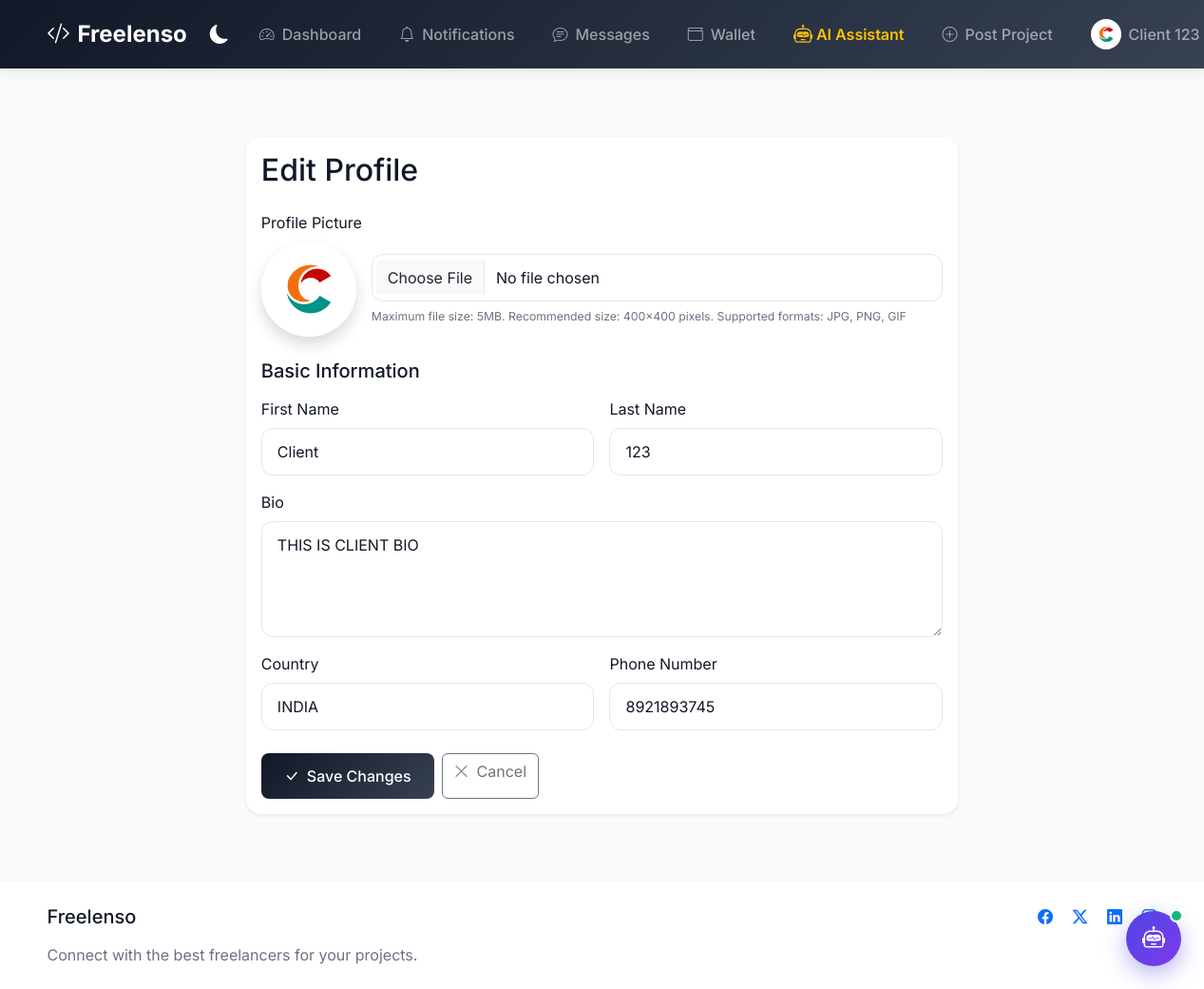
The app's page /profile/edit/ (signed in) with its own data.
### core/models.py (models this page shows, shortened)
class UserProfile(models.Model):
    user = models.OneToOneField(User, on_delete=models.CASCADE)
    is_freelancer = models.BooleanField(default=False)
    is_client = models.BooleanField(default=False)
    profile_picture = models.ImageField(upload_to='profile_pics', null=True, blank=True)
    bio = models.TextField(null=True, blank=True)
    skills = models.CharField(max_length=500, null=True, blank=True)
    hourly_rate = models.DecimalField(max_digits=10, decimal_places=2, null=True, blank=True)
    country = models.CharField(max_length=100, null=True, blank=True)
    phone_number = models.CharField(max_length=15, null=True, blank=True)
    website = models.URLField(max_length=200, null=True, blank=True)
    linkedin = models.URLField(max_length=200, null=True, blank=True)
    github = models.URLField(max_length=200, null=True, blank=True)
    languages = models.CharField(max_length=200, null=True, blank=True)
    education = models.TextField(null=True, blank=True)
    experience = models.TextField(null=True, blank=True)
    availability = models.CharField(max_length=100, null=True, blank=True)
    created_at = models.DateTimeField(auto_now_add=True)
    updated_at = models.DateTimeField(auto_now=True)
    wallet_balance = models.DecimalField(max_digits=10, decimal_places=2, default=0.00)

### core/views.py (the view, shortened to what this page needs)
# urls.py: path('profile/edit/', views.edit_profile, name='edit_profile'),
@login_required
def edit_profile(request):
    if request.user.is_superuser:
        return redirect('admin_dashboard')
    profile = get_user_profile(request.user)
    return render(request, 'profile/edit_profile.html', {
        'profile': profile,
        'user': request.user,
        'MEDIA_URL': settings.MEDIA_URL
    })

### core/views.py (called while the page is built)
def get_user_profile(user):
    if user.is_superuser:
        profile, created = UserProfile.objects.get_or_create(
            user=user,
            defaults={'is_client': False, 'is_freelancer': False}
        )
        return profile
    profile, created = UserProfile.objects.get_or_create(user=user)
    return profile

def get_unread_notifications_count(user_profile):
    return Notification.objects.filter(recipient=user_profile, is_read=False).count()

def add_notifications_to_context(request):
    if request.user.is_authenticated:
        try:
            if request.user.is_superuser:
                return {'unread_notifications_count': 0, 'notifications': []}
            user_profile = get_user_profile(request.user)
            unread_count = get_unread_notifications_count(user_profile)
            notifications = Notification.objects.filter(
                recipient=user_profile
            ).order_by('-created_at')[:5]
            return {
                'unread_notifications_count': unread_count,
                'notifications': notifications
            }
        except Exception as e:
            print(f"Error in notifications context processor: {str(e)}")
            return {'unread_notifications_count': 0, 'notifications': []}
    return {'unread_notifications_count': 0, 'notifications': []}

### templates/profile/edit_profile.html (shortened to what this page needs)
{% extends 'base.html' %}
{% block content %}
<div class="container py-5">
    <div class="row justify-content-center">
        <div class="col-lg-8">
            <div class="card border-0 shadow-sm">
                <div class="card-body">
                    <h2 class="card-title mb-4">Edit Profile</h2>
                    <form method="post" enctype="multipart/form-data" id="profile-form">
                        <div class="mb-4">
                            <label class="form-label">Profile Picture</label>
                            <div class="d-flex align-items-center gap-3">
                                <div class="position-relative" style="width: 100px; height: 100px;">
                                    {% if profile.profile_picture %}
                                        <img src="{{ profile.profile_picture.url }}?v={{ profile.updated_at|date:'U' }}"
                                             alt="Current Profile Picture"
                                             class="rounded-circle shadow"
                                             style="width: 100px; height: 100px; object-fit: cover;">
                                    {% else %}
                                        <div class="rounded-circle bg-primary bg-opacity-10 d-flex align-items-center justify-content-center"
                                             style="width: 100px; height: 100px;">
                                            <i class="bi bi-person text-primary" style="font-size: 2.5rem;"></i>
                                        </div>
                                    {% endif %}
                                </div>
                                <div class="flex-grow-1">
                                    <input type="file"
                                           name="profile_picture"
                                           class="form-control"
                                           accept="image/*"
                                           id="profile-picture-input">
                                    <div class="form-text mt-1">
                                        <small class="text-muted">
                                            Maximum file size: 5MB. Recommended size: 400x400 pixels.
                                            Supported formats: JPG, PNG, GIF
                                        </small>
                                    </div>
                                </div>
                            </div>
                        </div>
                        <div class="mb-4">
                            <h5 class="mb-3">Basic Information</h5>
                            <div class="row g-3">
                                <div class="col-md-6">
                                    <label class="form-label">First Name</label>
                                    <input type="text" name="first_name" value="{{ user.first_name }}" class="form-control" placeholder="Enter your first name">
                                </div>
                                <div class="col-md-6">
                                    <label class="form-label">Last Name</label>
                                    <input type="text" name="last_name" value="{{ user.last_name }}" class="form-control" placeholder="Enter your last name">
                                </div>
                                <div class="col-12">
                                    <label class="form-label">Bio</label>
                                    <textarea name="bio" class="form-control" rows="4" placeholder="Tell us about yourself">{{ profile.bio }}</textarea>
                                </div>
                                <div class="col-md-6">
                                    <label class="form-label">Country</label>
                                    <input type="text" name="country" value="{{ profile.country }}" class="form-control" placeholder="Your country">
                                </div>
                                <div class="col-md-6">
                                    <label class="form-label">Phone Number</label>
                                    <input type="tel" name="phone_number" value="{{ profile.phone_number }}" class="form-control" placeholder="Your phone number">
                                </div>
                            </div>
                        </div>
                        <div class="d-flex gap-2">
                            <button type="submit" class="btn btn-primary">
                                <i class="bi bi-check-lg me-2"></i>Save Changes
                            </button>
                            <a href="{% url 'view_profile' %}" class="btn btn-outline-secondary">
                                <i class="bi bi-x-lg me-2"></i>Cancel
                            </a>
                        </div>
                    </form>
                </div>
            </div>
        </div>
    </div>
</div>
{% endblock %}

### templates/base.html (shortened to what this page needs)
<!DOCTYPE html>
<html lang="en" data-bs-theme="light">
<head>
    <link href="https://cdn.jsdelivr.net/npm/bootstrap@5.3.0/dist/css/bootstrap.min.css" rel="stylesheet">
    <link rel="stylesheet" href="https://cdn.jsdelivr.net/npm/bootstrap-icons@1.11.3/font/bootstrap-icons.min.css">
</head>
<body>
    <nav class="navbar navbar-expand-lg navbar-dark sticky-top">
        <div class="container">
            <a class="navbar-brand d-flex align-items-center" href="{% url 'index' %}">
                <i class="bi bi-code-slash me-2"></i>
                Freelenso
            </a>
            <div class="collapse navbar-collapse" id="navbarNav">
                <ul class="navbar-nav ms-auto align-items-center">
                    <li class="nav-item me-2">
                        <button class="theme-toggle" id="themeToggle" aria-label="Toggle dark mode">
                            <i class="bi bi-moon-fill"></i>
                        </button>
                    </li>
                    {% if user.is_authenticated %}
                        <li class="nav-item me-2">
                            <a class="nav-link d-flex align-items-center" href="{% url 'dashboard' %}">
                                <i class="bi bi-speedometer2 me-2"></i>
                                <span>Dashboard</span>
                            </a>
                        </li>
                        <li class="nav-item me-2 dropdown">
                            <a class="nav-link d-flex align-items-center position-relative" href="#" id="notificationDropdown" role="button" data-bs-toggle="dropdown" aria-expanded="false">
                                <i class="bi bi-bell me-2"></i>
                                <span>Notifications</span>
                            </a>
                        </li>
                        <li class="nav-item me-2">
                            <a class="nav-link d-flex align-items-center" href="{% url 'message_list' %}">
                                <i class="bi bi-chat-text me-2"></i>
                                <span>Messages</span>
                            </a>
                        </li>
                        <li class="nav-item me-2">
                            <a class="nav-link d-flex align-items-center" href="{% url 'wallet_dashboard' %}">
                                <i class="bi bi-wallet me-2"></i>
                                <span>Wallet</span>
                            </a>
                        </li>
                        <li class="nav-item me-2">
                            <a class="nav-link d-flex align-items-center fw-semibold text-warning" href="#" onclick="event.preventDefault(); const w = document.getElementById('aiChatbotWindow'); if(w){ w.classList.toggle('active'); if(w.classList.contains('active')) document.getElementById('aiChatbotInput')?.focus(); }">
                                <i class="bi bi-robot me-1 fs-5"></i>
                                <span>AI Assistant</span>
                            </a>
                        </li>
                        {% if user.userprofile.is_client %}
                        <li class="nav-item me-2">
                            <a class="nav-link d-flex align-items-center" href="{% url 'create_project' %}">
                                <i class="bi bi-plus-circle me-2"></i>
                                <span>Post Project</span>
                            </a>
                        </li>
                        {% endif %}
                        <li class="nav-item dropdown">
                            <a class="nav-link dropdown-toggle d-flex align-items-center" href="#" id="navbarDropdown" role="button" data-bs-toggle="dropdown" aria-expanded="false">
                                {% if user.userprofile.profile_picture %}
                                    <img src="{{ user.userprofile.profile_picture.url }}" alt="{{ user.username }}" class="rounded-circle me-2" style="width: 32px; height: 32px; object-fit: cover;">
                                {% else %}
                                    <i class="bi bi-person-circle me-2" style="font-size: 1.2rem;"></i>
                                {% endif %}
                                <span>{{ user.get_full_name|default:user.username }}</span>
                            </a>
                        </li>
                    {% endif %}
                </ul>
            </div>
        </div>
    </nav>
    <main class="flex-grow-1 d-flex flex-column">
        <div class="container flex-grow-1 my-4">
            {% block content %}
            {% endblock %}
        </div>
    </main>
    <footer class="py-4 mt-auto" style="background-color: var(--background-card);">
        <div class="container">
            <div class="row">
                <div class="col-md-6">
                    <h5 class="mb-3">Freelenso</h5>
                    <p class="text-muted mb-0">Connect with the best freelancers for your projects.</p>
                </div>
                <div class="col-md-6 text-md-end">
                    <div class="social-links">
                        <a href="#" class="text-decoration-none me-3 text-primary"><i class="bi bi-facebook"></i></a>
                        <a href="#" class="text-decoration-none me-3 text-primary"><i class="bi bi-twitter-x"></i></a>
                        <a href="#" class="text-decoration-none me-3 text-primary"><i class="bi bi-linkedin"></i></a>
                        <a href="#" class="text-decoration-none text-primary"><i class="bi bi-instagram"></i></a>
                    </div>
                </div>
            </div>
        </div>
    </footer>
    <div class="ai-chatbot-widget">
        <button id="aiChatbotToggleBtn" class="ai-chatbot-btn" title="Open Freelenso AI Assistant">
            <i class="bi bi-robot fs-4"></i>
            <span class="ai-chatbot-badge"></span>
        </button>
    </div>
</body>
</html>

### templates/base.html (style rules this page uses)
:root { --primary-color: #111827; --secondary-color: #374151; --accent-color: #4b5563; --background-light: #f9fafb; --background-card: #ffffff; --text-dark: #111827; --text-muted: #6b7280; --border-color: #e5e7eb; --shadow-color: rgba(0,0,0,0.08); --gradient: linear-gradient(135deg, #111827, #374151); --nav-shadow: 0 2px 15px rgba(0,0,0,0.1); }
body { background-color: var(--background-light); color: var(--text-dark); font-family: 'Inter', sans-serif; transition: background-color 0.3s ease, color 0.3s ease; min-height: 100vh; display: flex; flex-direction: column; }
.navbar { background: var(--gradient); padding: 0.75rem 0; box-shadow: var(--nav-shadow); transition: all 0.3s ease; }
.navbar-brand { font-size: 1.5rem; font-weight: 700; }
.nav-link { font-weight: 500; padding: 0.5rem 1rem !important; border-radius: 0.5rem; transition: all 0.3s ease; white-space: nowrap; }
.card { border: none; border-radius: 1rem; box-shadow: 0 4px 12px var(--shadow-color); transition: transform 0.3s ease, box-shadow 0.3s ease; background-color: var(--background-card); color: var(--text-dark); }
.btn-primary { background: var(--gradient); border: none; padding: 0.75rem 1.5rem; border-radius: 0.5rem; font-weight: 500; transition: all 0.3s ease; }
.form-control { border-radius: 0.75rem; padding: 0.75rem 1rem; border: 1px solid var(--border-color); background-color: var(--background-card); color: var(--text-dark); }
.container { max-width: 1200px; padding: 0 1rem; }
.text-muted { color: var(--text-muted) !important; }
.theme-toggle { cursor: pointer; display: flex; align-items: center; justify-content: center; background-color: transparent; border: none; color: white; padding: 0.5rem; border-radius: 0.5rem; transition: all 0.3s ease; }
.theme-toggle i { font-size: 1.25rem; }
.ai-chatbot-widget { position: fixed; bottom: 24px; right: 24px; z-index: 99999 !important; font-family: 'Inter', system-ui, -apple-system, sans-serif; }
.ai-chatbot-btn { width: 58px; height: 58px; border-radius: 50%; background: linear-gradient(135deg, #4f46e5, #7c3aed); color: #ffffff; border: none; box-shadow: 0 8px 24px rgba(79, 70, 229, 0.4); display: flex; align-items: center; justify-content: center; cursor: pointer; transition: all 0.3s cubic-bezier(0.4, 0, 0.2, 1); position: relative; }
.ai-chatbot-badge { position: absolute; top: -2px; right: -2px; background: #10b981; width: 14px; height: 14px; border-radius: 50%; border: 2px solid var(--background-light); }

### records on screen
UserProfile: profile_picture (picture), bio "THIS IS CLIENT BIO", country "INDIA", phone_number "8921893745"

### other values on screen
{{ user.get_full_name|default:user.username }} "Client 123"
